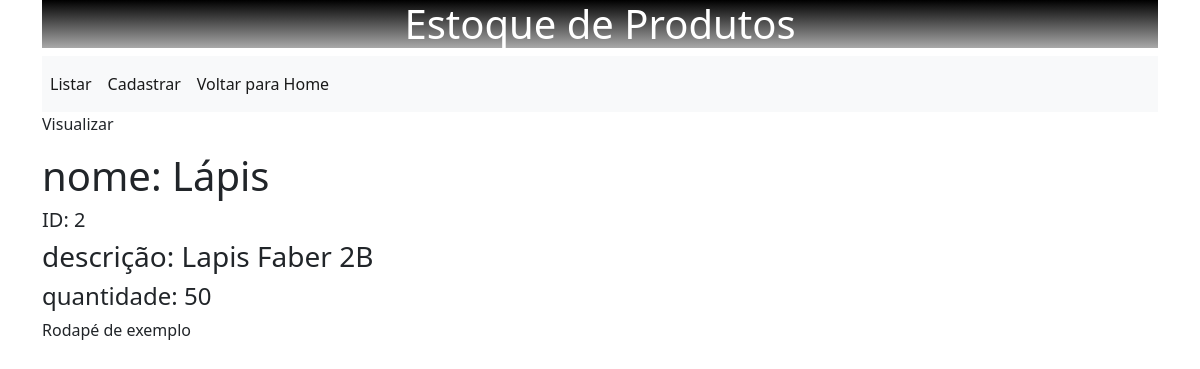
Page /produtos/2 on the committed database.
### produtos/models.py (models this page shows, shortened)
class Produtos(models.Model):
    nome = models.CharField(max_length=200)
    descricao = models.CharField(max_length=400)
    quantidade = models.IntegerField()
    data_cadastro = models.DateTimeField(auto_now_add=True)

### produtos/views.py (the view)
# urls.py: path('<int:id>', views.visualizar, name='visualizar'),
def visualizar(request, id):
    produto = get_object_or_404(Produtos, pk=id)
    return render(request,"produtos/visualizar.html", {'produto': produto})

### produtos/templates/produtos/visualizar.html
{% extends 'produtos/base.html' %}
{% block content %}
    <p>Visualizar</p>
    <h1>nome: {{produto.nome}}</h1>
    <h5>ID: {{produto.id}}</h5>
    <h3>descrição: {{produto.descricao}}</h3>
    <h4>quantidade: {{produto.quantidade}}</h4>
{% endblock content %}

### rows in the picture
Produtos: nome "Lápis", id "2", descricao "Lapis Faber 2B", quantidade "50"
